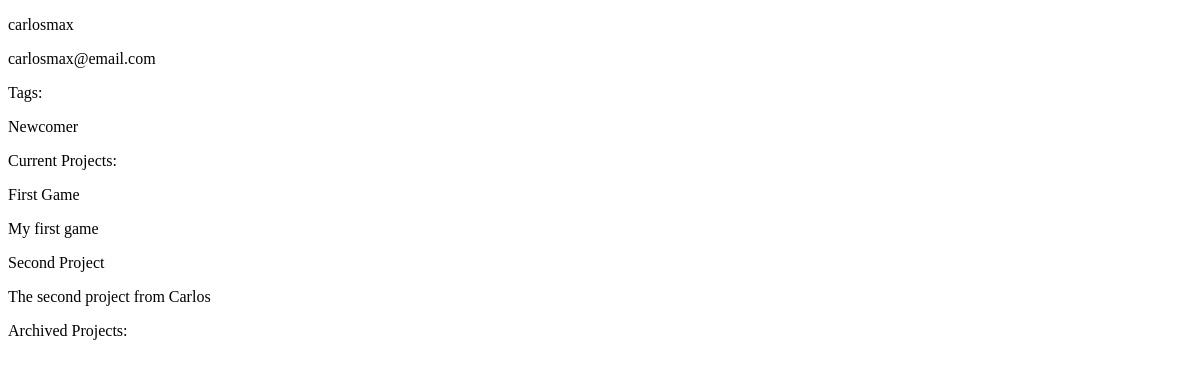
The page /user/carlosmax/ on the database as committed earlier.
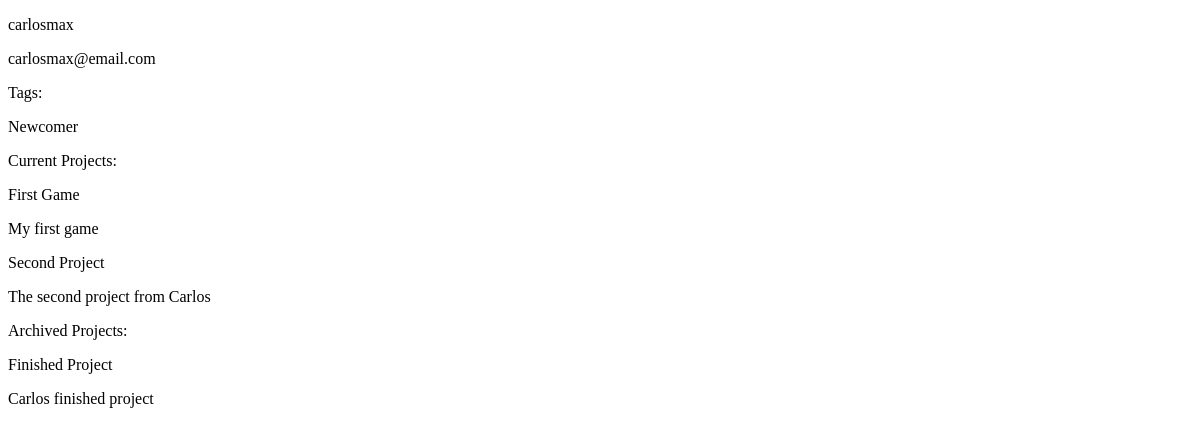
The same page on the database as committed later.
### matchcore/models.py (models this page shows, shortened)
class User(AbstractBaseUser):
    username = models.CharField(max_length=16, unique=True)
    email = models.EmailField(unique=True)
    tags = models.ManyToManyField(UserTag)
    USERNAME_FIELD = 'username'

class UserTag(models.Model):
    name = models.CharField(max_length=10)
    img = models.CharField(max_length=100)  # Path

class Project(models.Model):
    STATE = [
        ('O', 'Ongoing'),
        ('A', 'Archived'),
    ]
    title = models.CharField(max_length=50)
    small_description = models.CharField(max_length=100)
    big_description = models.CharField(max_length=1000)
    img = models.CharField(max_length=100)  # Path
    state = models.CharField(max_length=1, choices=STATE)
    tags = models.ManyToManyField(ProjectTag)
    participants = models.ManyToManyField(User, through='ProjectParticipation')

### matchcore/views.py (the view)
# urls.py: path('user/<str:username>/', views.user_page, name='user_page'),
def user_page(request, username):
    user = User.objects.get(username=username)
    project_participations = user.project_participations.all()
    projects = [p.project for p in project_participations]
    current_projects = []
    archived_projects = []
    for p in projects:
        if p.state == 'O':
            current_projects.append(p)
        else:
            archived_projects.append(p)
    context = {
        'user': user,
        'current_projects': current_projects,
        'archived_projects': archived_projects,
    }
    return render(request, 'matchcore/user_page.html', context)

### matchcore/templates/matchcore/user_page.html (shortened to what this page needs)
<!DOCTYPE html>
<html lang="en">
<head>
</head>
<body>
<p>{{user.username}}</p>
<p>{{user.email}}</p>
<p>Tags:</p>
{% for t in user.tags.all %}
<p>{{t.name}}</p>
{% endfor %}
<p>Current Projects:</p>
{% for p in current_projects %}
<p>{{p.title}}</p>
<p>{{p.small_description}}</p>
{% endfor %}
<p>Archived Projects:</p>
{% for p in archived_projects %}
<p>{{p.title}}</p>
<p>{{p.small_description}}</p>
{% endfor %}
</body>
</html>

Rows that differ between the two databases and show on the page:
added Project: title "Finished Project", small_description "Carlos finished project"
